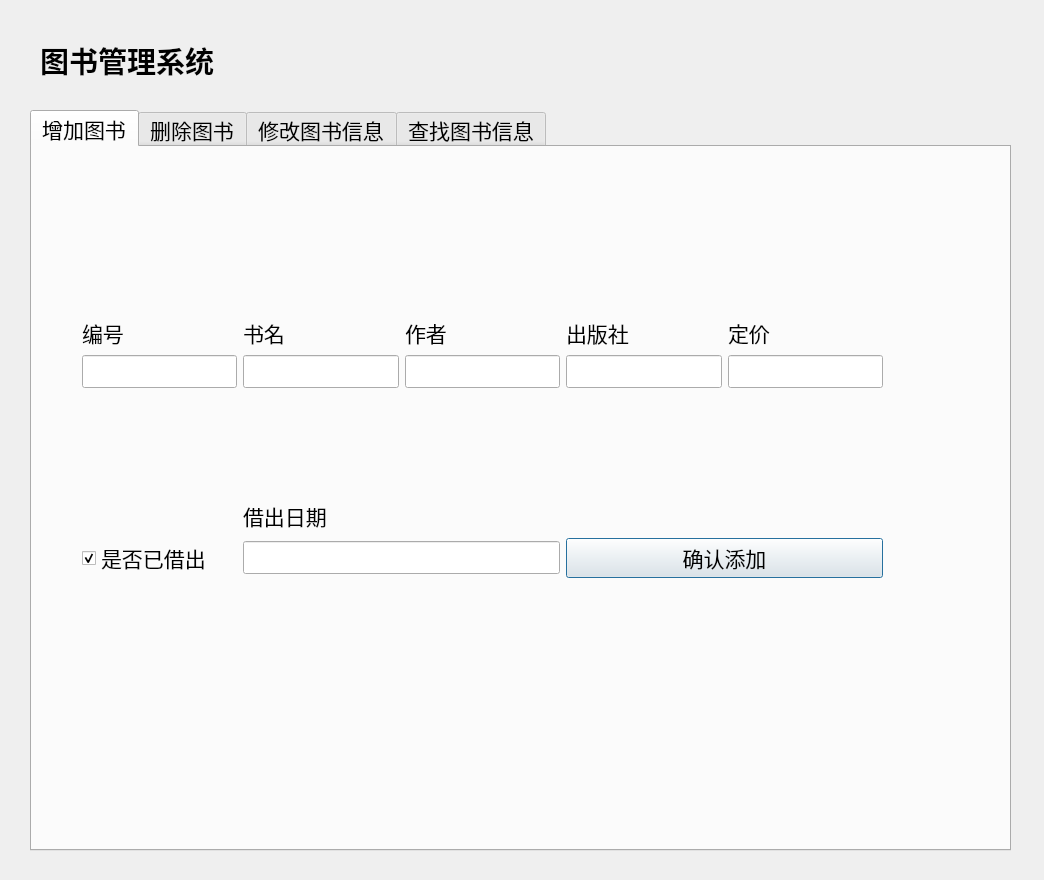
<?xml version="1.0" encoding="UTF-8"?>
<ui version="4.0">
 <class>Dialog</class>
 <widget class="QDialog" name="Dialog">
  <property name="geometry">
   <rect>
    <x>0</x>
    <y>0</y>
    <width>1044</width>
    <height>880</height>
   </rect>
  </property>
  <property name="windowTitle">
   <string>图书管理系统</string>
  </property>
  <widget class="QLabel" name="label">
   <property name="geometry">
    <rect>
     <x>40</x>
     <y>30</y>
     <width>611</width>
     <height>61</height>
    </rect>
   </property>
   <property name="font">
    <font>
     <pointsize>22</pointsize>
     <bold>true</bold>
    </font>
   </property>
   <property name="text">
    <string>图书管理系统</string>
   </property>
  </widget>
  <widget class="QTabWidget" name="tabWidget">
   <property name="geometry">
    <rect>
     <x>30</x>
     <y>110</y>
     <width>981</width>
     <height>741</height>
    </rect>
   </property>
   <property name="font">
    <font>
     <pointsize>16</pointsize>
    </font>
   </property>
   <property name="currentIndex">
    <number>0</number>
   </property>
   <widget class="QWidget" name="tab">
    <attribute name="title">
     <string>增加图书</string>
    </attribute>
    <widget class="QWidget" name="gridLayoutWidget">
     <property name="geometry">
      <rect>
       <x>50</x>
       <y>170</y>
       <width>801</width>
       <height>261</height>
      </rect>
     </property>
     <layout class="QGridLayout" name="gridLayout">
      <item row="0" column="4">
       <widget class="QLabel" name="label_7">
        <property name="text">
         <string>定价</string>
        </property>
       </widget>
      </item>
      <item row="1" column="4">
       <widget class="QLineEdit" name="lineEdit_6"/>
      </item>
      <item row="0" column="2">
       <widget class="QLabel" name="label_4">
        <property name="text">
         <string>作者</string>
        </property>
       </widget>
      </item>
      <item row="4" column="1">
       <widget class="QLabel" name="label_6">
        <property name="text">
         <string>借出日期</string>
        </property>
       </widget>
      </item>
      <item row="0" column="3">
       <widget class="QLabel" name="label_5">
        <property name="text">
         <string>出版社</string>
        </property>
       </widget>
      </item>
      <item row="1" column="2">
       <widget class="QLineEdit" name="lineEdit_3"/>
      </item>
      <item row="1" column="0">
       <widget class="QLineEdit" name="lineEdit"/>
      </item>
      <item row="1" column="3">
       <widget class="QLineEdit" name="lineEdit_4"/>
      </item>
      <item row="1" column="1">
       <widget class="QLineEdit" name="lineEdit_2"/>
      </item>
      <item row="0" column="1">
       <widget class="QLabel" name="label_3">
        <property name="text">
         <string>书名</string>
        </property>
       </widget>
      </item>
      <item row="0" column="0">
       <widget class="QLabel" name="label_2">
        <property name="text">
         <string>编号</string>
        </property>
       </widget>
      </item>
      <item row="5" column="0">
       <widget class="QCheckBox" name="checkBox">
        <property name="acceptDrops">
         <bool>false</bool>
        </property>
        <property name="text">
         <string>是否已借出</string>
        </property>
        <property name="checked">
         <bool>true</bool>
        </property>
       </widget>
      </item>
      <item row="5" column="1" colspan="2">
       <widget class="QLineEdit" name="lineEdit_7"/>
      </item>
      <item row="2" column="4">
       <spacer name="verticalSpacer">
        <property name="orientation">
         <enum>Qt::Vertical</enum>
        </property>
        <property name="sizeHint" stdset="0">
         <size>
          <width>20</width>
          <height>40</height>
         </size>
        </property>
       </spacer>
      </item>
      <item row="5" column="3" colspan="2">
       <widget class="QPushButton" name="pushButton">
        <property name="text">
         <string>确认添加</string>
        </property>
       </widget>
      </item>
     </layout>
    </widget>
   </widget>
   <widget class="QWidget" name="tab_2">
    <attribute name="title">
     <string>删除图书</string>
    </attribute>
    <widget class="QPushButton" name="pushButton_3">
     <property name="geometry">
      <rect>
       <x>220</x>
       <y>560</y>
       <width>711</width>
       <height>61</height>
      </rect>
     </property>
     <property name="text">
      <string>删除选中图书</string>
     </property>
    </widget>
    <widget class="QPushButton" name="pushButton_5">
     <property name="geometry">
      <rect>
       <x>20</x>
       <y>560</y>
       <width>171</width>
       <height>61</height>
      </rect>
     </property>
     <property name="text">
      <string>刷新表格</string>
     </property>
    </widget>
    <widget class="QTableWidget" name="tableWidget">
     <property name="geometry">
      <rect>
       <x>10</x>
       <y>20</y>
       <width>941</width>
       <height>521</height>
      </rect>
     </property>
     <property name="selectionMode">
      <enum>QAbstractItemView::SingleSelection</enum>
     </property>
     <property name="selectionBehavior">
      <enum>QAbstractItemView::SelectRows</enum>
     </property>
     <column>
      <property name="text">
       <string>编号</string>
      </property>
     </column>
     <column>
      <property name="text">
       <string>图书名</string>
      </property>
     </column>
     <column>
      <property name="text">
       <string>作者</string>
      </property>
     </column>
     <column>
      <property name="text">
       <string>出版社</string>
      </property>
     </column>
     <column>
      <property name="text">
       <string>价格</string>
      </property>
     </column>
     <column>
      <property name="text">
       <string>出借</string>
      </property>
     </column>
     <column>
      <property name="text">
       <string>出借时间</string>
      </property>
     </column>
    </widget>
   </widget>
   <widget class="QWidget" name="tab_3">
    <attribute name="title">
     <string>修改图书信息</string>
    </attribute>
    <widget class="QTableWidget" name="tableWidget_3">
     <property name="geometry">
      <rect>
       <x>10</x>
       <y>20</y>
       <width>941</width>
       <height>431</height>
      </rect>
     </property>
     <property name="selectionMode">
      <enum>QAbstractItemView::SingleSelection</enum>
     </property>
     <property name="selectionBehavior">
      <enum>QAbstractItemView::SelectRows</enum>
     </property>
     <column>
      <property name="text">
       <string>编号</string>
      </property>
     </column>
     <column>
      <property name="text">
       <string>图书名</string>
      </property>
     </column>
     <column>
      <property name="text">
       <string>作者</string>
      </property>
     </column>
     <column>
      <property name="text">
       <string>出版社</string>
      </property>
     </column>
     <column>
      <property name="text">
       <string>价格</string>
      </property>
     </column>
     <column>
      <property name="text">
       <string>出借</string>
      </property>
     </column>
     <column>
      <property name="text">
       <string>出借时间</string>
      </property>
     </column>
    </widget>
    <widget class="QWidget" name="gridLayoutWidget_2">
     <property name="geometry">
      <rect>
       <x>10</x>
       <y>460</y>
       <width>931</width>
       <height>211</height>
      </rect>
     </property>
     <layout class="QGridLayout" name="gridLayout_2">
      <item row="5" column="1">
       <widget class="QLineEdit" name="lineEdit_13"/>
      </item>
      <item row="5" column="0">
       <widget class="QCheckBox" name="checkBox_2">
        <property name="acceptDrops">
         <bool>false</bool>
        </property>
        <property name="text">
         <string>是否已借出</string>
        </property>
        <property name="checked">
         <bool>true</bool>
        </property>
       </widget>
      </item>
      <item row="0" column="2">
       <widget class="QLabel" name="label_10">
        <property name="text">
         <string>作者</string>
        </property>
       </widget>
      </item>
      <item row="0" column="0">
       <widget class="QLabel" name="label_14">
        <property name="text">
         <string>编号</string>
        </property>
       </widget>
      </item>
      <item row="4" column="1">
       <widget class="QLabel" name="label_11">
        <property name="text">
         <string>借出日期</string>
        </property>
       </widget>
      </item>
      <item row="0" column="3">
       <widget class="QLabel" name="label_12">
        <property name="text">
         <string>出版社</string>
        </property>
       </widget>
      </item>
      <item row="0" column="4">
       <widget class="QLabel" name="label_9">
        <property name="text">
         <string>定价</string>
        </property>
       </widget>
      </item>
      <item row="0" column="1">
       <widget class="QLabel" name="label_13">
        <property name="text">
         <string>书名</string>
        </property>
       </widget>
      </item>
      <item row="5" column="2">
       <widget class="QPushButton" name="pushButton_6">
        <property name="text">
         <string>刷新表格</string>
        </property>
       </widget>
      </item>
      <item row="2" column="1">
       <spacer name="verticalSpacer_2">
        <property name="orientation">
         <enum>Qt::Vertical</enum>
        </property>
        <property name="sizeHint" stdset="0">
         <size>
          <width>20</width>
          <height>40</height>
         </size>
        </property>
       </spacer>
      </item>
      <item row="5" column="3" colspan="2">
       <widget class="QPushButton" name="pushButton_4">
        <property name="text">
         <string>修改选中图书的信息</string>
        </property>
       </widget>
      </item>
      <item row="1" column="4">
       <widget class="QLineEdit" name="lineEdit_12"/>
      </item>
      <item row="1" column="1">
       <widget class="QLineEdit" name="lineEdit_9"/>
      </item>
      <item row="1" column="2">
       <widget class="QLineEdit" name="lineEdit_10"/>
      </item>
      <item row="1" column="3">
       <widget class="QLineEdit" name="lineEdit_11"/>
      </item>
      <item row="1" column="0">
       <widget class="QLineEdit" name="lineEdit_8"/>
      </item>
     </layout>
    </widget>
   </widget>
   <widget class="QWidget" name="tab_4">
    <attribute name="title">
     <string>查找图书信息</string>
    </attribute>
    <widget class="QLineEdit" name="lineEdit_5">
     <property name="geometry">
      <rect>
       <x>10</x>
       <y>60</y>
       <width>681</width>
       <height>31</height>
      </rect>
     </property>
    </widget>
    <widget class="QPushButton" name="pushButton_2">
     <property name="geometry">
      <rect>
       <x>740</x>
       <y>60</y>
       <width>191</width>
       <height>31</height>
      </rect>
     </property>
     <property name="text">
      <string>查找</string>
     </property>
    </widget>
    <widget class="QTableWidget" name="tableWidget_2">
     <property name="geometry">
      <rect>
       <x>10</x>
       <y>100</y>
       <width>931</width>
       <height>571</height>
      </rect>
     </property>
     <column>
      <property name="text">
       <string>编号</string>
      </property>
     </column>
     <column>
      <property name="text">
       <string>名称</string>
      </property>
     </column>
     <column>
      <property name="text">
       <string>作者</string>
      </property>
     </column>
     <column>
      <property name="text">
       <string>出版社</string>
      </property>
     </column>
     <column>
      <property name="text">
       <string>价格</string>
      </property>
     </column>
     <column>
      <property name="text">
       <string>借出</string>
      </property>
     </column>
     <column>
      <property name="text">
       <string>借出时间</string>
      </property>
     </column>
    </widget>
    <widget class="QLabel" name="label_8">
     <property name="geometry">
      <rect>
       <x>20</x>
       <y>20</y>
       <width>531</width>
       <height>21</height>
      </rect>
     </property>
     <property name="text">
      <string>在此输入要查找的书籍信息</string>
     </property>
    </widget>
   </widget>
  </widget>
 </widget>
 <resources/>
 <connections/>
</ui>
